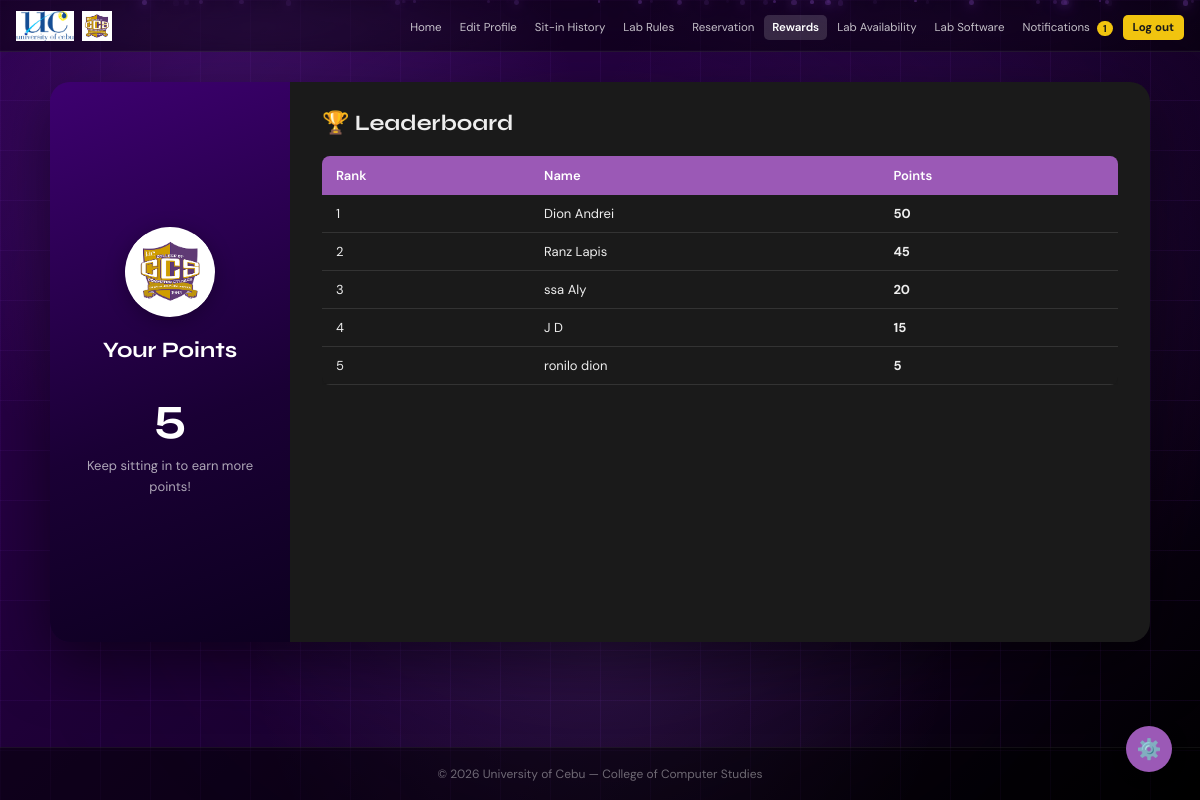
/student/rewards (signed in), run on the app's committed database.
### tables this page shows
CREATE TABLE rewards (
        id INTEGER PRIMARY KEY AUTOINCREMENT,
        idnum TEXT NOT NULL UNIQUE,
        points INTEGER NOT NULL DEFAULT 0
    );

CREATE TABLE users (
        id INTEGER PRIMARY KEY AUTOINCREMENT,
        idnum TEXT NOT NULL UNIQUE,
        lastname TEXT NOT NULL,
        firstname TEXT NOT NULL,
        midname TEXT,
        email TEXT NOT NULL UNIQUE,
        course TEXT NOT NULL,
        level TEXT NOT NULL,
        address TEXT NOT NULL,
        password TEXT NOT NULL,
        sessions INTEGER NOT NULL DEFAULT 30,
        photo TEXT DEFAULT NULL
    );

### app.py (the view)
@app.route('/student/rewards')
def student_rewards():
    if not student_required():
        return redirect(url_for('login'))
    conn = get_db()
    reward = conn.execute('SELECT * FROM rewards WHERE idnum=?', (session['user_idnum'],)).fetchone()
    leaderboard = conn.execute('''SELECT r.idnum, r.points, u.firstname, u.lastname
                                  FROM rewards r JOIN users u ON u.idnum = r.idnum
                                  ORDER BY r.points DESC LIMIT 10''').fetchall()
    conn.close()
    points = reward['points'] if reward else 0
    return render_template('student/rewards.html', points=points, leaderboard=leaderboard)

### app.py (called while the page is built, shortened)
def get_db():
    conn = sqlite3.connect(os.path.join(BASE_DIR, 'database.db'))
    conn.row_factory = sqlite3.Row
    return conn

@app.before_request
def csrf_protect():
    if 'csrf_token' not in session:
        session['csrf_token'] = secrets.token_hex(16)
    if request.method == "POST":
        token = session.get('csrf_token', '')
        form_token = request.form.get('csrf_token', '')
        if not token or token != form_token:
            flash('Invalid request. Please try again.', 'error')
            return redirect(request.url)

@app.context_processor
def inject_unread_count():
    if 'user_id' in session and session.get('role') == 'student':
        conn = get_db()
        count = conn.execute('''
            SELECT COUNT(*) FROM notifications
            WHERE is_read = 0 AND (idnum = ? OR idnum = 'global')
        ''', (session['user_idnum'],)).fetchone()[0]
        conn.close()
        return dict(unread_count=count)

def student_required():
    return 'user_id' in session and session.get('role') == 'student'

### templates/student/rewards.html (shortened to what this page needs)
<!DOCTYPE html>
<html lang="en" data-theme="dark">
<head>
  <link href="https://cdnjs.cloudflare.com/ajax/libs/toastr.js/latest/toastr.min.css" rel="stylesheet"/>
  <link rel="stylesheet" href="{{ url_for('static', filename='style.css') }}" />
</head>
<body>
  <nav>
    <div class="nav-left">
      <img src="{{ url_for('static', filename='uclogo.png') }}" alt="UC" class="nav-logo" />
      <img src="{{ url_for('static', filename='ccsmainlogo.png') }}" alt="CCS" class="nav-logo" />
    </div>
    <ul class="nav-links">
      <li><a href="{{ url_for('student_home') }}">Home</a></li>
      <li><a href="{{ url_for('student_profile') }}">Edit Profile</a></li>
      <li><a href="{{ url_for('student_history') }}">Sit-in History</a></li>
      <li><a href="{{ url_for('student_labrules') }}">Lab Rules</a></li>
      <li><a href="{{ url_for('student_reservation') }}">Reservation</a></li>
      <li><a href="{{ url_for('student_rewards') }}" class="active">Rewards</a></li>
      <li><a href="{{ url_for('student_lab_availability') }}">Lab Availability</a></li>
      <li><a href="{{ url_for('student_lab_software') }}">Lab Software</a></li>
      <li>
        <a href="{{ url_for('student_notifications') }}">
          Notifications
          {% if unread_count > 0 %}
            <span class="notification-badge">{{ unread_count }}</span>
          {% endif %}
        </a>
      </li>
      <li><a href="{{ url_for('logout') }}" class="btn-nav-logout">Log out</a></li>
    </ul>
  </nav>
  <main class="admin-main">
    <div class="admin-split-card">
      <div class="split-left">
        <div class="split-logo-circle">
          <img src="{{ url_for('static', filename='ccsmainlogo.png') }}" alt="CCS" />
        </div>
        <h2 class="split-title">Your Points</h2>
        <p class="split-title" style="font-size:48px; margin:12px 0;">{{ points }}</p>
        <p class="split-desc">Keep sitting in to earn more points!</p>
      </div>
      <div class="split-right">
        <h2 class="form-title">🏆 Leaderboard</h2>
        <div class="table-wrap">
          <table class="admin-table">
            <thead><tr><th>Rank</th><th>Name</th><th>Points</th></tr></thead>
            <tbody>
              {% for r in leaderboard %}
              <tr><td>{{ loop.index }}</td><td>{{ r['firstname'] }} {{ r['lastname'] }}</td><td><strong>{{ r['points'] }}</strong></td></tr>
              {% else %}<tr><td colspan="3" class="no-data">No rewards yet.</td></tr>{% endfor %}
            </tbody>
          </table>
        </div>
      </div>
    </div>
  </main>
  <footer>&copy; 2026 University of Cebu — College of Computer Studies</footer>
</body>
</html>

### data on the page
rewards: firstname "Dion", lastname "Andrei", points "50"
rewards: firstname "Ranz", lastname "Lapis", points "45"
rewards: firstname "ssa", lastname "Aly", points "20"
rewards: firstname "J", lastname "D", points "15"
rewards: firstname "ronilo", lastname "dion", points "5"

### other printed values
{{ unread_count }} "1"
{{ points }} "5"
